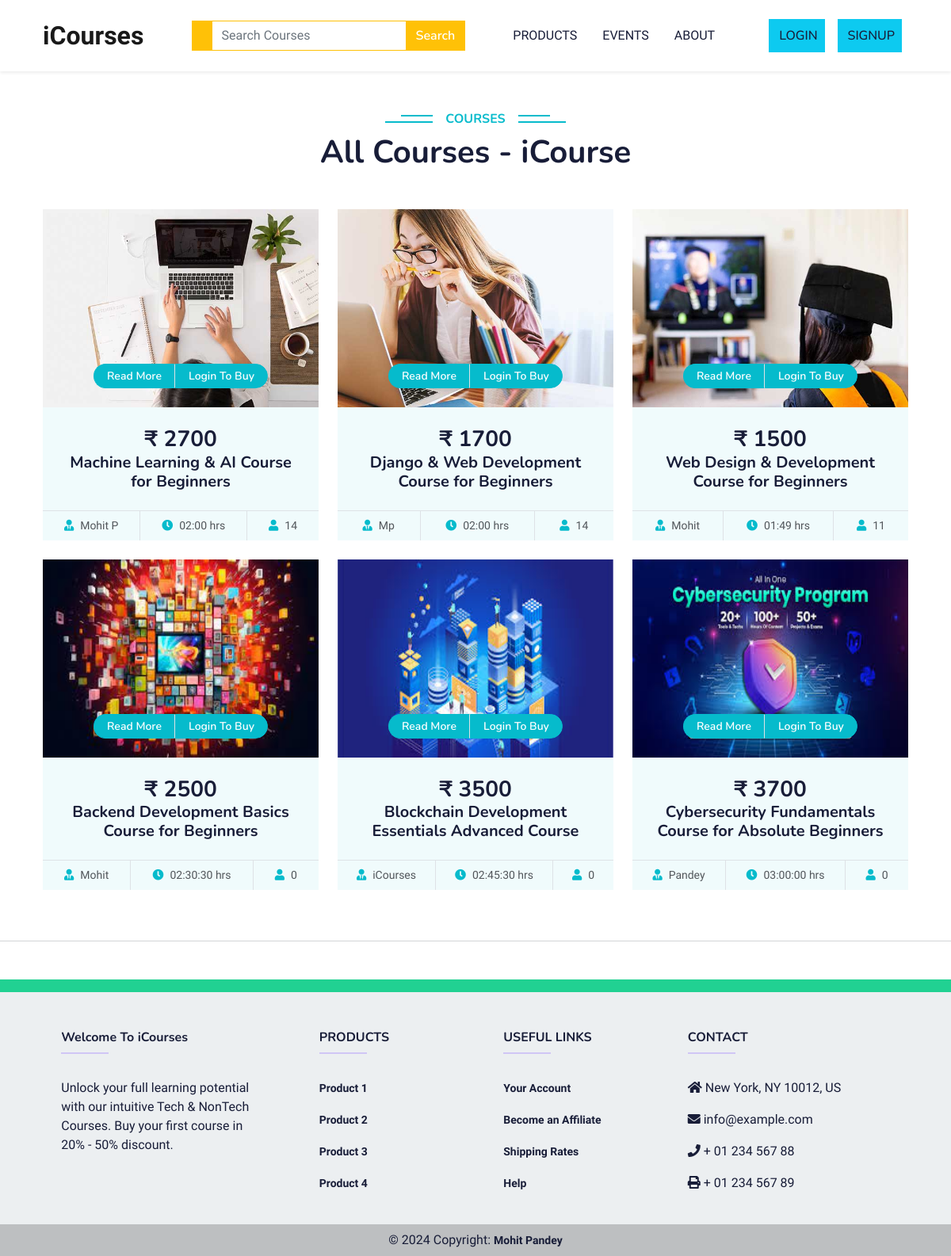
/allCourses/, run on an earlier commit of the app's database.
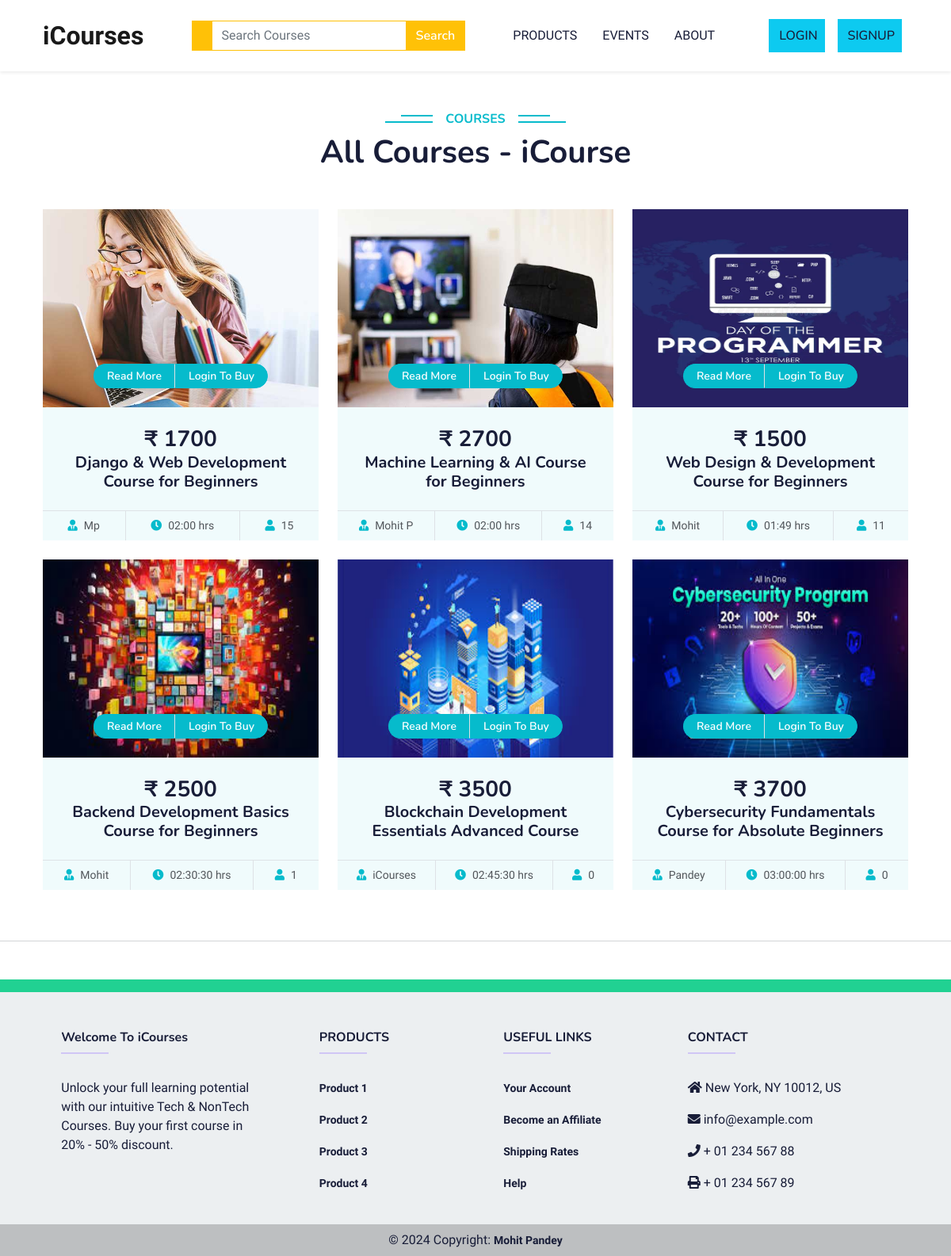
And on a later commit of the database.
### home/models.py (models this page shows, shortened)
class Course(models.Model):
    coursePicture = models.ImageField(upload_to='coursePicture/',null=True,blank = True)
    courseFile = models.FileField(upload_to='coursePdf',null=True,blank=True)
    courseCategory = models.ForeignKey(Category, on_delete=models.CASCADE ,null=True,blank=True)
    courseName = models.CharField(max_length = 150,null=True,blank=True)
    coursePrice = models.IntegerField(null=True,blank=True)
    madeBy = models.CharField(max_length = 150,null=True,blank=True)
    courseDuration = models.CharField(max_length = 50)
    studentOnCourse = models.IntegerField(default = 0,editable=False)
    AboutCourse = HTMLField(blank=True)

### home/views.py (the view)
# urls.py: path('allCourses/',views.AllCourses, name='allCourses'),
def AllCourses(request):
    if request.method == "GET":
      search = request.GET.get('search')
      if search != None:
        course = Course.objects.filter(courseName__icontains=search)
        return render(request,"Products/allCourse.html",{'courses':course})
    courses = Course.objects.order_by('-studentOnCourse') # get the all courses bu student count in all course page.............
    context = {'courses':courses}
    return render(request,"Products/allCourse.html",context)

### home/context_processors.py (called while the page is built)
def user_info(request):
    user_info = None
    if request.user.is_authenticated:
        try:
            user_info = request.user.userprofile  # Assuming UserProfile is related to the User model
        except UserProfile.DoesNotExist:
            pass  # Handle the case where UserProfile doesn't exist for the current user
    return {'user_info': user_info}

### templates/Products/allCourse.html (shortened to what this page needs)
{% extends 'base.html' %}
{% block Css %}
  <link href="https://cdnjs.cloudflare.com/ajax/libs/font-awesome/5.10.0/css/all.min.css" rel="stylesheet" />
  <link href="https://cdn.jsdelivr.net/npm/bootstrap-icons@1.4.1/font/bootstrap-icons.css" rel="stylesheet" />
  <link href="lib/animate/animate.min.css" rel="stylesheet" />
  <link href="lib/owlcarousel/assets/owl.carousel.min.css" rel="stylesheet" />
  <link href="/static/Css/css/bootstrap.min.css" rel="stylesheet" />
  <link href="/static/Css/css/style.css" rel="stylesheet" />
{% endblock %}
{% block body %}
  <div class="container-xxl py-5">
    <div class="container">
      <div class="text-center wow fadeInUp" data-wow-delay="0.1s">
        <h6 class="section-title bg-white text-center text-primary px-3">Courses</h6>
        <h1 class="mb-5">All Courses - iCourse</h1>
      </div>
      <div class="row g-4 justify-content-start">
        {% if courses %}
          {% for course in courses %}
            <div class="col-lg-4 col-md-6 wow fadeInUp" data-wow-delay="0.1s">
              <div class="course-item bg-light">
                <div class="position-relative overflow-hidden">
                  {% if course.coursePicture %}
                    <img src="{{ course.coursePicture.url }}" height="250px" class="card-img-top" alt="{{ course.courseName }}" />
                  {% else %}
                    <img src="/static/Images/cat-4.jpg" height="250px" class="card-img-top" alt="Placeholder" />
                  {% endif %}
                  <div class="w-100 d-flex justify-content-center position-absolute bottom-0 start-0 mb-4">
                    <a href="/productView/{{ course.id }}" class="flex-shrink-0 btn btn-sm btn-primary px-3 border-end" style="border-radius: 30px 0 0 30px;">Read More</a>
                    {% if user.is_authenticated %}
                    <a href="/paymentPage/{{course.id}}" class="flex-shrink-0 btn btn-sm btn-primary px-3" style="border-radius: 0 30px 30px 0;">Buy Now</a>
                    {% else %}
                    <a href="/login/" class="flex-shrink-0 btn btn-sm btn-primary px-3" style="border-radius: 0 30px 30px 0;">Login To Buy</a>
                    {% endif %}
                  </div>
                </div>
                <div class="text-center p-4 pb-0">
                  <h3 class="mb-0">₹ {{ course.coursePrice }}</h3>
                  <h5 class="mb-4">{{ course.courseName }}</h5>
                </div>
                <div class="d-flex border-top">
                  <small class="flex-fill text-center border-end py-2"><i class="fa fa-user-tie text-primary me-2"></i>{{ course.madeBy }}</small>
                  <small class="flex-fill text-center border-end py-2"><i class="fa fa-clock text-primary me-2"></i>{{ course.courseDuration }} hrs</small>
                  <small class="flex-fill text-center py-2"><i class="fa fa-user text-primary me-2"></i>{{ course.studentOnCourse }}</small>
                </div>
              </div>
            </div>
          {% endfor %}
        {% else %}
        <div class="text-center alert alert-danger alert-dismissible fade show" role="alert">
            <strong>No Courses Found!</strong> Please search some other course...
            <button type="button" class="btn-close" data-bs-dismiss="alert" aria-label="Close"></button>
          </div>
        {% endif %}
      </div>
    </div>
  </div>
  <hr />
{% endblock %}

What changed in the data, as far as the page shows it:
changed Course "Django & Web Development Course for Beginners": studentOnCourse "14" → "15"; moves up the list
changed Course "Machine Learning & AI Course for Beginners": coursePicture: a different picture
changed Course "Web Design & Development Course for Beginners": coursePicture: a different picture
changed Course "Backend Development Basics Course for Beginners": studentOnCourse "0" → "1"
